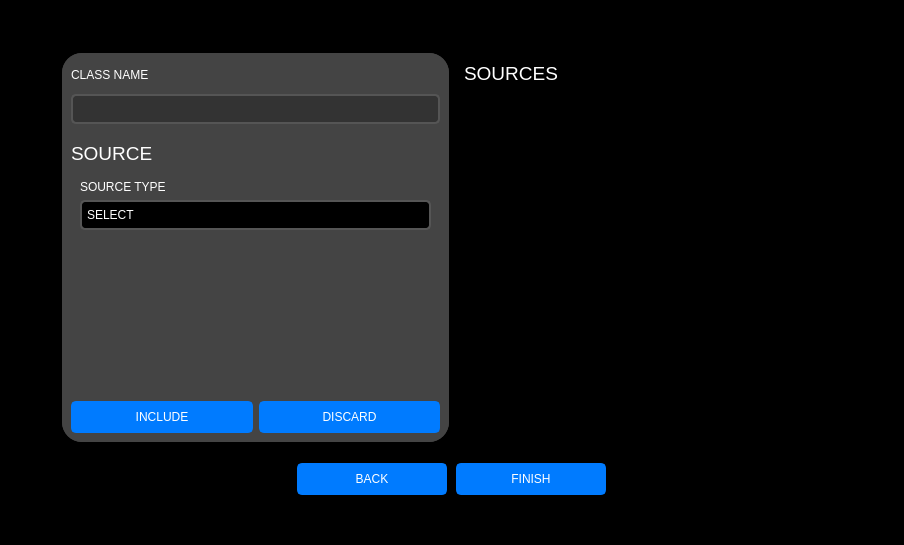
<?xml version="1.0" encoding="UTF-8"?>
<ui version="4.0">
 <class>Form</class>
 <widget class="QWidget" name="Form">
  <property name="geometry">
   <rect>
    <x>0</x>
    <y>0</y>
    <width>904</width>
    <height>545</height>
   </rect>
  </property>
  <property name="windowTitle">
   <string>Form</string>
  </property>
  <layout class="QHBoxLayout" name="horizontalLayout">
   <property name="spacing">
    <number>0</number>
   </property>
   <property name="leftMargin">
    <number>0</number>
   </property>
   <property name="topMargin">
    <number>0</number>
   </property>
   <property name="rightMargin">
    <number>0</number>
   </property>
   <property name="bottomMargin">
    <number>0</number>
   </property>
   <item>
    <widget class="QWidget" name="widget" native="true">
     <property name="styleSheet">
      <string notr="true">background-color: rgb(255, 255, 255);</string>
     </property>
     <layout class="QHBoxLayout" name="horizontalLayout_2">
      <property name="spacing">
       <number>0</number>
      </property>
      <property name="leftMargin">
       <number>0</number>
      </property>
      <property name="topMargin">
       <number>0</number>
      </property>
      <property name="rightMargin">
       <number>0</number>
      </property>
      <property name="bottomMargin">
       <number>0</number>
      </property>
      <item>
       <widget class="QWidget" name="widget_2" native="true">
        <property name="styleSheet">
         <string notr="true">background-color: rgb(0, 0, 0);</string>
        </property>
        <layout class="QVBoxLayout" name="verticalLayout">
         <property name="spacing">
          <number>11</number>
         </property>
         <property name="bottomMargin">
          <number>30</number>
         </property>
         <item>
          <widget class="QLabel" name="label">
           <property name="maximumSize">
            <size>
             <width>16777215</width>
             <height>40</height>
            </size>
           </property>
           <property name="text">
            <string>&lt;html&gt;&lt;head/&gt;&lt;body&gt;&lt;p&gt;&lt;span style=&quot; font-size:14pt;&quot;&gt;# MODEL CLASSES&lt;/span&gt;&lt;/p&gt;&lt;/body&gt;&lt;/html&gt;</string>
           </property>
          </widget>
         </item>
         <item alignment="Qt::AlignHCenter">
          <widget class="QFrame" name="frame">
           <property name="minimumSize">
            <size>
             <width>800</width>
             <height>0</height>
            </size>
           </property>
           <property name="frameShape">
            <enum>QFrame::StyledPanel</enum>
           </property>
           <property name="frameShadow">
            <enum>QFrame::Raised</enum>
           </property>
           <layout class="QHBoxLayout" name="horizontalLayout_3">
            <item>
             <widget class="QWidget" name="widget_5" native="true">
              <property name="styleSheet">
               <string notr="true">background-color: rgb(68, 68, 68);
border-radius:20px;</string>
              </property>
              <layout class="QVBoxLayout" name="verticalLayout_8">
               <property name="spacing">
                <number>0</number>
               </property>
               <property name="leftMargin">
                <number>0</number>
               </property>
               <property name="topMargin">
                <number>0</number>
               </property>
               <property name="rightMargin">
                <number>0</number>
               </property>
               <property name="bottomMargin">
                <number>0</number>
               </property>
               <item>
                <widget class="QFrame" name="frame_2">
                 <property name="maximumSize">
                  <size>
                   <width>16777215</width>
                   <height>80</height>
                  </size>
                 </property>
                 <property name="frameShape">
                  <enum>QFrame::StyledPanel</enum>
                 </property>
                 <property name="frameShadow">
                  <enum>QFrame::Raised</enum>
                 </property>
                 <layout class="QVBoxLayout" name="verticalLayout_3">
                  <item>
                   <widget class="QLabel" name="label_2">
                    <property name="text">
                     <string>&lt;html&gt;&lt;head/&gt;&lt;body&gt;&lt;p&gt;&lt;span style=&quot; color:#ffffff;&quot;&gt;CLASS NAME&lt;/span&gt;&lt;/p&gt;&lt;/body&gt;&lt;/html&gt;</string>
                    </property>
                   </widget>
                  </item>
                  <item>
                   <widget class="QLineEdit" name="input_name">
                    <property name="minimumSize">
                     <size>
                      <width>0</width>
                      <height>30</height>
                     </size>
                    </property>
                    <property name="styleSheet">
                     <string notr="true">QLineEdit {
                background-color: #333;
                color: #fff;
                border: 2px solid #555;
                border-radius: 5px;
                padding: 5px;
            }</string>
                    </property>
                   </widget>
                  </item>
                 </layout>
                </widget>
               </item>
               <item alignment="Qt::AlignTop">
                <widget class="QWidget" name="widget_3" native="true">
                 <layout class="QVBoxLayout" name="verticalLayout_9">
                  <item>
                   <widget class="QLabel" name="label_7">
                    <property name="maximumSize">
                     <size>
                      <width>16777215</width>
                      <height>40</height>
                     </size>
                    </property>
                    <property name="text">
                     <string>&lt;html&gt;&lt;head/&gt;&lt;body&gt;&lt;p&gt;&lt;span style=&quot; font-size:14pt; color:#ffffff;&quot;&gt;SOURCE&lt;/span&gt;&lt;/p&gt;&lt;/body&gt;&lt;/html&gt;</string>
                    </property>
                   </widget>
                  </item>
                  <item>
                   <widget class="QFrame" name="frame_6">
                    <property name="maximumSize">
                     <size>
                      <width>16777215</width>
                      <height>100</height>
                     </size>
                    </property>
                    <property name="styleSheet">
                     <string notr="true">border-radius:0px;</string>
                    </property>
                    <property name="frameShape">
                     <enum>QFrame::StyledPanel</enum>
                    </property>
                    <property name="frameShadow">
                     <enum>QFrame::Raised</enum>
                    </property>
                    <layout class="QVBoxLayout" name="verticalLayout_7">
                     <item>
                      <widget class="QLabel" name="label_6">
                       <property name="text">
                        <string>&lt;html&gt;&lt;head/&gt;&lt;body&gt;&lt;p&gt;&lt;span style=&quot; color:#ffffff;&quot;&gt;SOURCE TYPE&lt;/span&gt;&lt;/p&gt;&lt;/body&gt;&lt;/html&gt;</string>
                       </property>
                      </widget>
                     </item>
                     <item>
                      <widget class="QComboBox" name="comboBox">
                       <property name="minimumSize">
                        <size>
                         <width>0</width>
                         <height>30</height>
                        </size>
                       </property>
                       <property name="styleSheet">
                        <string notr="true">QComboBox {
    background-color: #000;
    color: #fff;
    border: 2px solid #555;
    border-radius: 5px;
    padding: 5px;
}

QComboBox::drop-down {
    color: #fff;
    border-radius: 0px; /* Set border radius to 0px */
}
</string>
                       </property>
                       <item>
                        <property name="text">
                         <string>SELECT</string>
                        </property>
                       </item>
                       <item>
                        <property name="text">
                         <string>DIRECTORY</string>
                        </property>
                       </item>
                       <item>
                        <property name="text">
                         <string>WEB IMAGES</string>
                        </property>
                       </item>
                      </widget>
                     </item>
                    </layout>
                   </widget>
                  </item>
                 </layout>
                </widget>
               </item>
               <item>
                <widget class="QWidget" name="widget_8" native="true"/>
               </item>
               <item alignment="Qt::AlignBottom">
                <widget class="QWidget" name="widget_7" native="true">
                 <layout class="QHBoxLayout" name="horizontalLayout_5">
                  <item>
                   <widget class="QPushButton" name="save_button">
                    <property name="minimumSize">
                     <size>
                      <width>0</width>
                      <height>30</height>
                     </size>
                    </property>
                    <property name="styleSheet">
                     <string notr="true">QPushButton {
                background-color: #007bff;
                color: #fff;
                border: 2px solid #007bff;
                border-radius: 5px;
                padding: 7px 10px;
            }
            QPushButton:hover {
                background-color: #0056b3;
                border: 2px solid #0056b3;
            }</string>
                    </property>
                    <property name="text">
                     <string>INCLUDE</string>
                    </property>
                   </widget>
                  </item>
                  <item>
                   <widget class="QPushButton" name="cancel_button">
                    <property name="minimumSize">
                     <size>
                      <width>0</width>
                      <height>30</height>
                     </size>
                    </property>
                    <property name="styleSheet">
                     <string notr="true">QPushButton {
                background-color: #007bff;
                color: #fff;
                border: 2px solid #007bff;
                border-radius: 5px;
                padding: 7px 10px;
            }
            QPushButton:hover {
                background-color: #0056b3;
                border: 2px solid #0056b3;
            }</string>
                    </property>
                    <property name="text">
                     <string>DISCARD</string>
                    </property>
                   </widget>
                  </item>
                 </layout>
                </widget>
               </item>
              </layout>
             </widget>
            </item>
            <item>
             <widget class="QWidget" name="widget_4" native="true">
              <layout class="QVBoxLayout" name="verticalLayout_2">
               <item>
                <widget class="QLabel" name="label_8">
                 <property name="maximumSize">
                  <size>
                   <width>16777215</width>
                   <height>40</height>
                  </size>
                 </property>
                 <property name="text">
                  <string>&lt;html&gt;&lt;head/&gt;&lt;body&gt;&lt;p&gt;&lt;span style=&quot; font-size:14pt; color:#ffffff;&quot;&gt;SOURCES&lt;/span&gt;&lt;/p&gt;&lt;/body&gt;&lt;/html&gt;</string>
                 </property>
                </widget>
               </item>
               <item>
                <widget class="QScrollArea" name="scrollArea">
                 <property name="widgetResizable">
                  <bool>true</bool>
                 </property>
                 <widget class="QWidget" name="scrollAreaWidgetContents">
                  <property name="geometry">
                   <rect>
                    <x>0</x>
                    <y>0</y>
                    <width>367</width>
                    <height>329</height>
                   </rect>
                  </property>
                 </widget>
                </widget>
               </item>
              </layout>
             </widget>
            </item>
           </layout>
          </widget>
         </item>
         <item alignment="Qt::AlignHCenter">
          <widget class="QWidget" name="widget_6" native="true">
           <layout class="QHBoxLayout" name="horizontalLayout_4">
            <property name="spacing">
             <number>9</number>
            </property>
            <property name="leftMargin">
             <number>0</number>
            </property>
            <property name="topMargin">
             <number>0</number>
            </property>
            <property name="rightMargin">
             <number>0</number>
            </property>
            <property name="bottomMargin">
             <number>20</number>
            </property>
            <item>
             <widget class="QPushButton" name="back_button">
              <property name="minimumSize">
               <size>
                <width>150</width>
                <height>30</height>
               </size>
              </property>
              <property name="maximumSize">
               <size>
                <width>150</width>
                <height>16777215</height>
               </size>
              </property>
              <property name="styleSheet">
               <string notr="true">QPushButton {
                background-color: #007bff;
                color: #fff;
                border: 2px solid #007bff;
                border-radius: 5px;
                padding: 7px 10px;
            }
            QPushButton:hover {
                background-color: #0056b3;
                border: 2px solid #0056b3;
            }</string>
              </property>
              <property name="text">
               <string>BACK</string>
              </property>
             </widget>
            </item>
            <item>
             <widget class="QPushButton" name="finish_button">
              <property name="minimumSize">
               <size>
                <width>150</width>
                <height>30</height>
               </size>
              </property>
              <property name="maximumSize">
               <size>
                <width>150</width>
                <height>16777215</height>
               </size>
              </property>
              <property name="styleSheet">
               <string notr="true">QPushButton {
                background-color: #007bff;
                color: #fff;
                border: 2px solid #007bff;
                border-radius: 5px;
                padding: 7px 10px;
            }
            QPushButton:hover {
                background-color: #0056b3;
                border: 2px solid #0056b3;
            }</string>
              </property>
              <property name="text">
               <string>FINISH</string>
              </property>
             </widget>
            </item>
           </layout>
          </widget>
         </item>
        </layout>
       </widget>
      </item>
     </layout>
    </widget>
   </item>
  </layout>
 </widget>
 <resources/>
 <connections/>
</ui>
